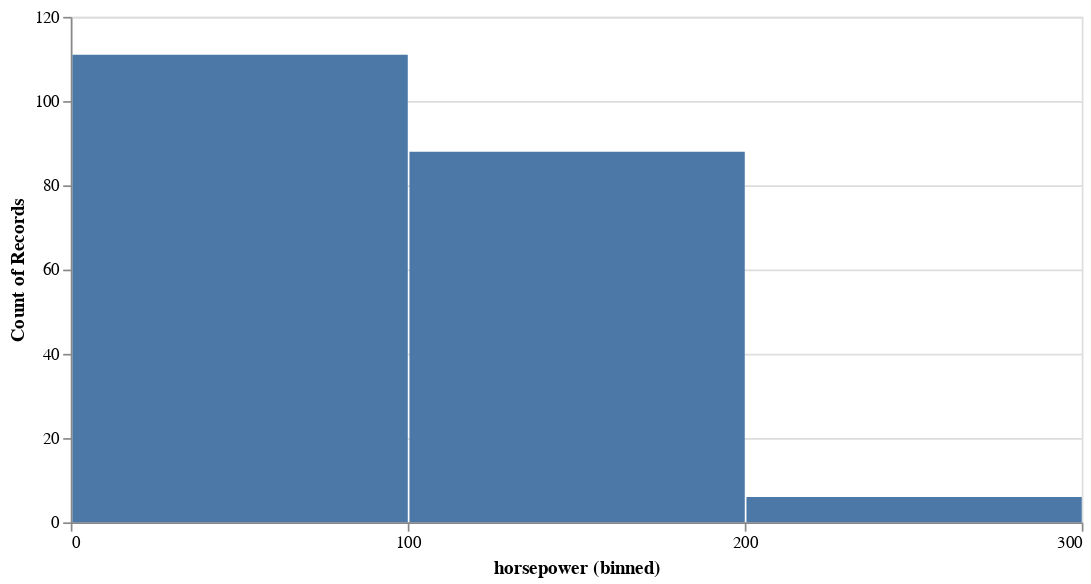

The code cell stored with this chart in its notebook:
### Code cell
alt.Chart(cars_data).mark_bar().encode(
    x=alt.X('horsepower:Q', bin=alt.BinParams(maxbins=3)),
    y='count()'
).properties(width=600)

### Figure 1 — Vega-Lite specification as saved in the notebook (floating-point values rounded to 4 significant figures; data arrays with more than 128 entries replaced by an {"elided": "..."} marker saying what was removed)
{"config": {"view": {"continuousWidth": 300, "continuousHeight": 300}}, "data": {"name": "data-54b04b3233a973f4c2ce1aad9036f2c8"}, "mark": {"type": "bar"}, "encoding": {"x": {"bin": {"maxbins": 3}, "field": "horsepower", "type": "quantitative"}, "y": {"aggregate": "count", "type": "quantitative"}}, "width": 600, "$schema": "https://vega.github.io/schema/vega-lite/v5.8.0.json", "datasets": {"data-54b04b3233a973f4c2ce1aad9036f2c8": {"elided": "205 records"}}}
